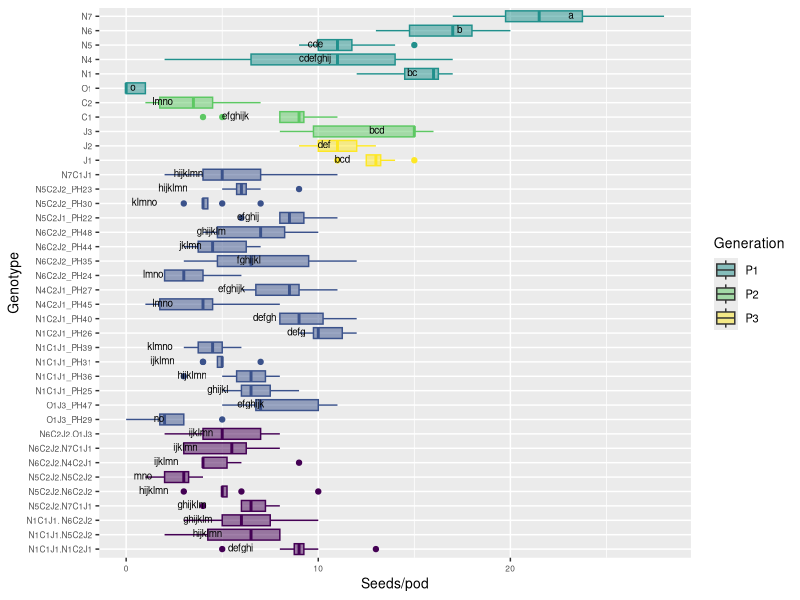

Write the R code that produced this figure.
# Comparison 2XY: Novel allohexaploids

#load packages 
install.packages("multcompView")
install.packages("viridis")
library(viridis)

library(tidyverse)
library(dplyr)
library(ggplot2)
library(ggpubr)
library(datasets)
library(multcompView)


# vollständige Rohdatentabelle laden ######
getwd()
DATA <- read_csv("EPPN raw data complete 220419.csv")
View(DATA)


#drop first column
DATA = DATA[,2:37]
View(DATA)

#Comparison 2XY	einschließlich JO allohexaploids
# Aim: to determine if the NCJ allohexaploids have more similarity to each other than to their parent genotypes 

#### subsetting #####
#IMPORTANT: N5C2J2.N5C2J1_PH43 has only one parent genotype: N5C2J2 (PH30 and PH23), 
# N5C2J1_PH42 was wrong, deleted from subsetting group 4

comp_2XY4 <- DATA[DATA$Genotype %in% c("N5", "N6", "N1", "N4", "N7","C1", "C2", "J1", "J2", 
                                      "O1", "J3",
                                      
                                      "N6C2J2_PH24", "N6C2J2_PH35", "N6C2J2_PH44", "N6C2J2_PH48", 
                                     "N5C2J1_PH22", "N5C2J2_PH30", "N5C2J2_PH23", "N1C1J1_PH25", "N1C1J1_PH36", 
                                     "N1C1J1_PH31", "N1C1J1_PH39", "N1C2J1_PH26", "N1C2J1_PH40", "N4C2J1_PH45",
                                     "N4C2J1_PH27", "N7C1J1",
                                     "O1J3_PH29", "O1J3_PH47",
                                     
                                     "N1C1J1.N5C2J2", "N6C2J2.N7C1J1", "N5C2J2.N7C1J1", "N1C1J1. N6C2J2",
                                     "N5C2J2.N6C2J2","N1C1J1.N1C2J1", "N5C2J2.N5C2J2", "N6C2J2.N4C2J1", "N6C2J2.O1J3"), ]
head(comp_2XY4)
View(comp_2XY4)

#create column giving generation###############################################
#N5C2J1_PH42 removed!!!######################################################## 
comp_2XY4 <- comp_2XY4 %>%
  mutate(Generation = case_when(
  Genotype == "O1" ~ "P1",
  Genotype == "J3" ~ "P2",
  Genotype == "N1" ~ "P1",
  Genotype == "N4" ~ "P1",
  Genotype == "N5" ~ "P1",
  Genotype == "N6" ~ "P1",
  Genotype == "N7" ~ "P1",
  Genotype == "C1" ~ "P2",
  Genotype == "C2" ~ "P2",
  Genotype == "J1" ~ "P3",
  Genotype == "J2" ~ "P3",
  Genotype == "O1J3_PH29" ~ "novel allohexaploid",
  Genotype == "O1J3_PH47" ~ "novel allohexaploid",
  Genotype == "N5C2J1_PH22" ~ "novel allohexaploid",
  Genotype == "N5C2J2_PH23" ~ "novel allohexaploid",
  Genotype == "N6C2J2_PH24" ~ "novel allohexaploid",
  Genotype == "N1C1J1_PH25" ~ "novel allohexaploid",
  Genotype == "N1C2J1_PH26" ~ "novel allohexaploid",
  Genotype == "N4C2J1_PH27" ~ "novel allohexaploid",
  Genotype == "N5C2J2_PH30" ~ "novel allohexaploid",
  Genotype == "N1C1J1_PH31" ~ "novel allohexaploid",
  Genotype == "N6C2J2_PH35" ~ "novel allohexaploid",
  Genotype == "N1C1J1_PH36" ~ "novel allohexaploid",
  Genotype == "N1C1J1_PH39" ~ "novel allohexaploid",
  Genotype == "N1C2J1_PH40" ~ "novel allohexaploid",
  Genotype == "N6C2J2_PH44" ~ "novel allohexaploid",
  Genotype == "N4C2J1_PH45" ~ "novel allohexaploid",
  Genotype == "N6C2J2_PH48" ~ "novel allohexaploid",
  Genotype == "N7C1J1" ~ "novel allohexaploid",
  Genotype == "N1C1J1.N5C2J2" ~ "allohexaploid hybrid",
  Genotype == "N1C1J1.N1C2J1" ~ "allohexaploid hybrid",
  Genotype == "N5C2J2.N7C1J1" ~ "allohexaploid hybrid",
  Genotype == "N5C2J2.N5C2J2" ~ "allohexaploid hybrid",
  Genotype == "N1C1J1. N6C2J2" ~ "allohexaploid hybrid",
  Genotype == "N5C2J2.N6C2J2" ~ "allohexaploid hybrid",
  Genotype == "N6C2J2.O1J3" ~ "allohexaploid hybrid",
  Genotype == "N6C2J2.N4C2J1" ~ "allohexaploid hybrid",
  Genotype == "N6C2J2.N7C1J1" ~ "allohexaploid hybrid"))
view(comp_2XY4)

# ANOVA, Tukey & Boxplot with CLD according to Rosane Rech##########################################################
# loading the appropriate libraries
library(datasets)

#remove previous objects
rm(anova)
rm(tukey)
rm(cld)
rm(Tk)

# analysis of variance
anova <- aov(seeds_per_pod ~ Genotype, data = comp_2XY4)
summary(anova)

# Tukey's test
tukey <- TukeyHSD(anova)
print(tukey)

# compact letter display
cld <- multcompLetters4(anova, tukey)
print(cld)

# table with factors and 3rd quantile
Tk <- group_by(comp_2XY4, Genotype) %>%
  summarise(mean = round(mean(seeds_per_pod, na.rm = TRUE), digits = 1), quant = round(quantile(seeds_per_pod, probs = 0.75, na.rm = TRUE), digits = 1)) %>%
  arrange(desc(mean)) #WICHTIG: arrange(desc(mean)) muss hier rein!!!

# extracting the compact letter display and adding to the Tk table
cld <- as.data.frame.list(cld$Genotype)
Tk$cld <- cld$Letters
print(Tk) # print dient der Überprüfung: Mittelwerte und Letter code 
# in der gleichen Reihenfolge angeordnet?


#create column giving generation###############################################
#N5C2J1_PH42 removed!!!########################################################
ANOVA_Tukey_2XY4 <- Tk %>%
  mutate(Generation = case_when(
    Genotype == "O1" ~ "P1",
    Genotype == "J3" ~ "P2",
    Genotype == "N1" ~ "P1",
    Genotype == "N4" ~ "P1",
    Genotype == "N5" ~ "P1",
    Genotype == "N6" ~ "P1",
    Genotype == "N7" ~ "P1",
    Genotype == "C1" ~ "P2",
    Genotype == "C2" ~ "P2",
    Genotype == "J1" ~ "P3",
    Genotype == "J2" ~ "P3",
    Genotype == "O1J3_PH29" ~ "novel allohexaploid",
    Genotype == "O1J3_PH47" ~ "novel allohexaploid",
    Genotype == "N5C2J1_PH22" ~ "novel allohexaploid",
    Genotype == "N5C2J2_PH23" ~ "novel allohexaploid",
    Genotype == "N6C2J2_PH24" ~ "novel allohexaploid",
    Genotype == "N1C1J1_PH25" ~ "novel allohexaploid",
    Genotype == "N1C2J1_PH26" ~ "novel allohexaploid",
    Genotype == "N4C2J1_PH27" ~ "novel allohexaploid",
    Genotype == "N5C2J2_PH30" ~ "novel allohexaploid",
    Genotype == "N1C1J1_PH31" ~ "novel allohexaploid",
    Genotype == "N6C2J2_PH35" ~ "novel allohexaploid",
    Genotype == "N1C1J1_PH36" ~ "novel allohexaploid",
    Genotype == "N1C1J1_PH39" ~ "novel allohexaploid",
    Genotype == "N1C2J1_PH40" ~ "novel allohexaploid",
    Genotype == "N6C2J2_PH44" ~ "novel allohexaploid",
    Genotype == "N4C2J1_PH45" ~ "novel allohexaploid",
    Genotype == "N6C2J2_PH48" ~ "novel allohexaploid",
    Genotype == "N7C1J1" ~ "novel allohexaploid",
    Genotype == "N1C1J1.N5C2J2" ~ "allohexaploid hybrid",
    Genotype == "N1C1J1.N1C2J1" ~ "allohexaploid hybrid",
    Genotype == "N5C2J2.N7C1J1" ~ "allohexaploid hybrid",
    Genotype == "N5C2J2.N5C2J2" ~ "allohexaploid hybrid",
    Genotype == "N1C1J1. N6C2J2" ~ "allohexaploid hybrid",
    Genotype == "N5C2J2.N6C2J2" ~ "allohexaploid hybrid",
    Genotype == "N6C2J2.O1J3" ~ "allohexaploid hybrid",
    Genotype == "N6C2J2.N4C2J1" ~ "allohexaploid hybrid",
    Genotype == "N6C2J2.N7C1J1" ~ "allohexaploid hybrid"))

view(ANOVA_Tukey_2XY4)

# Reorder factor levels in comp_2XY4
#N5C2J1_PH42 removed!!!##
comp_2XY4ord <- comp_2XY4                             
comp_2XY4ord$Genotype <- factor(comp_2XY4ord$Genotype,     
                                levels = c("N1C1J1.N1C2J1", "N1C1J1.N5C2J2", "N1C1J1. N6C2J2", 
                                           "N5C2J2.N7C1J1", "N5C2J2.N6C2J2", "N5C2J2.N5C2J2", 
                                           "N6C2J2.N4C2J1", "N6C2J2.N7C1J1", "N6C2J2.O1J3",
                                           
                                           "O1J3_PH29", "O1J3_PH47",
                                           "N1C1J1_PH25", "N1C1J1_PH36","N1C1J1_PH31", "N1C1J1_PH39", 
                                           "N1C2J1_PH26", "N1C2J1_PH40", 
                                           "N4C2J1_PH45","N4C2J1_PH27",
                                           "N6C2J2_PH24", "N6C2J2_PH35", "N6C2J2_PH44", "N6C2J2_PH48", 
                                           "N5C2J1_PH22", 
                                           "N5C2J2_PH30", "N5C2J2_PH23", 
                                           "N7C1J1",
                                           
                                           "J1", "J2", "J3", "C1", "C2", "O1", "N1", "N4", "N5", "N6", "N7"))

ANOVA_Tukey_2XY4ord <- ANOVA_Tukey_2XY4
ANOVA_Tukey_2XY4ord$Genotype <- factor(ANOVA_Tukey_2XY4ord$Genotype,     
                                  levels = c("N1C1J1.N1C2J1", "N1C1J1.N5C2J2", "N1C1J1. N6C2J2", 
                                             "N5C2J2.N7C1J1", "N5C2J2.N6C2J2", "N5C2J2.N5C2J2", 
                                             "N6C2J2.N4C2J1", "N6C2J2.N7C1J1", "N6C2J2.O1J3",
                                             
                                             "O1J3_PH29", "O1J3_PH47",
                                             "N1C1J1_PH25", "N1C1J1_PH36","N1C1J1_PH31", "N1C1J1_PH39", 
                                             "N1C2J1_PH26", "N1C2J1_PH40", 
                                             "N4C2J1_PH45","N4C2J1_PH27",
                                             "N6C2J2_PH24", "N6C2J2_PH35", "N6C2J2_PH44", "N6C2J2_PH48", 
                                             "N5C2J1_PH22", 
                                             "N5C2J2_PH30", "N5C2J2_PH23", 
                                             "N7C1J1",
                                             
                                             "J1", "J2", "J3", "C1", "C2", "O1", "N1", "N4", "N5", "N6", "N7"))


#boxplot seeds_per_pod 2XY4
ggplot(comp_2XY4ord, aes(Genotype, seeds_per_pod, fill = Generation, color = Generation)) + 
  geom_boxplot() +
  labs(x="Genotype", y="Seeds/pod") +
  geom_text(data = ANOVA_Tukey_2XY4, aes(x = Genotype, y = quant, label = cld), color = "black", size = 2.5, vjust = 0.3, hjust = 3) +
  coord_flip() +
  theme(axis.title = element_text(size = 14),
        legend.text = element_text(size = 8),
        legend.title = element_text(size = 10),
        axis.title.x = element_text(size = 10),
        axis.title.y = element_text(size = 10),
        axis.text.x = element_text(size = 6),
        axis.text.y = element_text(size = 6)) +
  scale_color_viridis(discrete = TRUE, option = "D", direction = 1, guide = "none", alpha = 1) +  #legend removed by guide = "none" 
  scale_fill_viridis(discrete = TRUE, option = "D", direction = 1, alpha = 0.5,
                     breaks=c("P1", "P2", "P3", "novel allohex", "allohex hybrid"),
                     labels=c("P1", "P2", "P3", "novel allohexaploids", "allohexaploid hybrids")) ##reorder legend labels!
